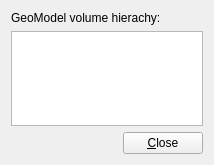
<ui version="4.0" >
 <class>GeoSysSettingsTreeBrowserForm</class>
 <widget class="QWidget" name="GeoSysSettingsTreeBrowserForm" >
  <property name="geometry" >
   <rect>
    <x>0</x>
    <y>0</y>
    <width>214</width>
    <height>165</height>
   </rect>
  </property>
  <property name="windowTitle" >
   <string>Form</string>
  </property>
  <layout class="QVBoxLayout" name="verticalLayout" >
   <item>
    <widget class="QLabel" name="label" >
     <property name="text" >
      <string>GeoModel volume hierachy:</string>
     </property>
    </widget>
   </item>
   <item>
    <widget class="VP1GeoTreeView" name="treeView_volumebrowser" />
   </item>
   <item>
    <layout class="QHBoxLayout" name="_4" >
     <item>
      <spacer>
       <property name="orientation" >
        <enum>Qt::Horizontal</enum>
       </property>
       <property name="sizeHint" stdset="0" >
        <size>
         <width>40</width>
         <height>20</height>
        </size>
       </property>
      </spacer>
     </item>
     <item>
      <widget class="QPushButton" name="pushButton_close" >
       <property name="text" >
        <string>&amp;Close</string>
       </property>
      </widget>
     </item>
    </layout>
   </item>
  </layout>
 </widget>
 <customwidgets>
  <customwidget>
   <class>VP1GeoTreeView</class>
   <extends>QTreeView</extends>
   <header>VTI12GeometrySystems/VP1GeoTreeView.h</header>
  </customwidget>
 </customwidgets>
 <resources/>
 <connections/>
</ui>
